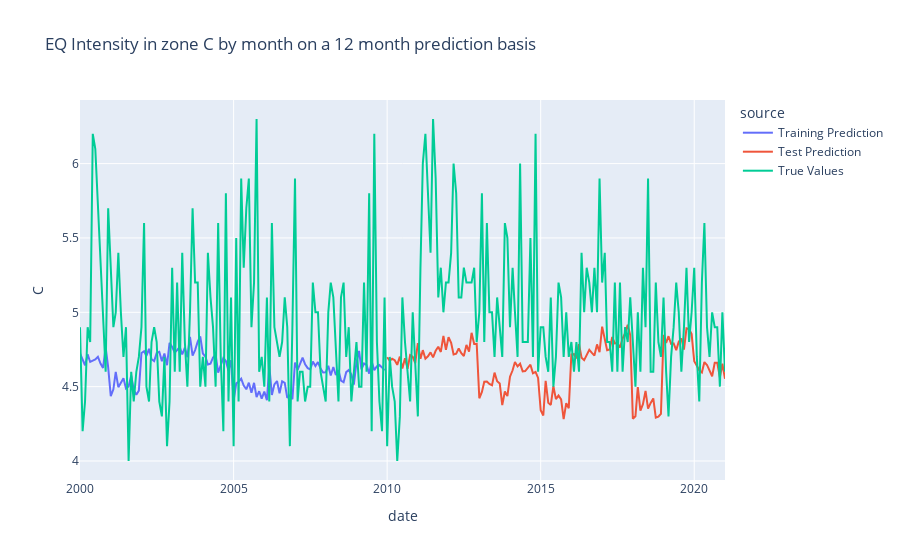

Write notebook code for a chart like this one.
### Code cell
fig = px.line(evaluation.loc[evaluation['date'].between('2000', '2021')],
                 x="date",
                 y="C",
                 color="source",
                 title="EQ Intensity in zone C by month on a 12 month prediction basis")
fig.show()
